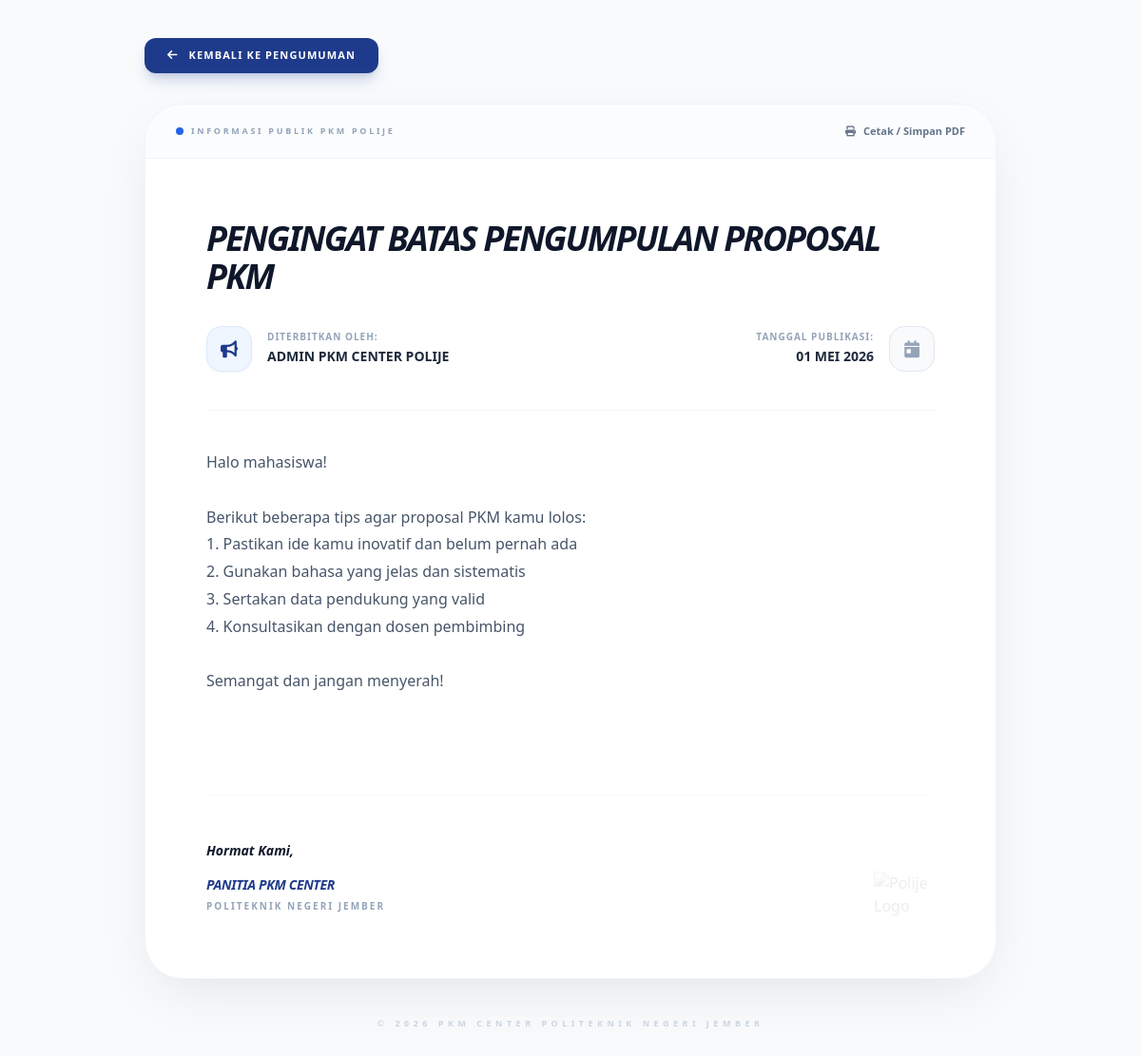
The app's page /page/detail_pengumuman.php?id=2 with its own data.
### tables this page shows
CREATE TABLE `pesan` (
  `id_pesan` int NOT NULL,
  `judul_pesan` varchar(255) NOT NULL,
  `tujuan_pesan` enum('Semua','Mahasiswa','Dosen') NOT NULL,
  `isi_pesan` longtext NOT NULL,
  `tgl_kirim` timestamp NULL DEFAULT CURRENT_TIMESTAMP
);

### page/detail_pengumuman.php (the view, shortened to what this page needs)
<?php
require_once '../koneksi/koneksi.php';
$id = isset($_GET['id']) ? $_GET['id'] : null;
try {
    $stmt = $pdo->prepare("SELECT * FROM pesan WHERE id_pesan = :id AND tujuan_pesan IN ('Semua', 'Mahasiswa')");
    $stmt->execute([':id' => $id]);
    $pesan = $stmt->fetch(PDO::FETCH_ASSOC);
} catch (PDOException $e) {
    die("Kesalahan database: " . $e->getMessage());
}
function tgl_indo($timestamp) {
    $bulan = [
        1 => 'Januari', 'Februari', 'Maret', 'April', 'Mei', 'Juni',
        'Juli', 'Agustus', 'September', 'Oktober', 'November', 'Desember'
    ];
    $date = date('Y-m-d', strtotime($timestamp));
    $split = explode('-', $date);
    return $split[2] . ' ' . $bulan[(int)$split[1]] . ' ' . $split[0];
}
?>
<!DOCTYPE html>
<html lang="id">
<head>
    <script src="https://cdn.tailwindcss.com"></script>
    <link href="https://cdnjs.cloudflare.com/ajax/libs/font-awesome/6.0.0/css/all.min.css" rel="stylesheet">
</head>
<body class="font-sans antialiased bg-slate-50 text-slate-800">
    <main class="w-full min-h-screen pt-10 pb-20 px-4 md:px-10 flex justify-center">
        <div class="max-w-4xl w-full">
            <div class="mb-8 no-print flex justify-start">
                <a href="pengumuman.php" class="inline-flex items-center gap-3 px-6 py-2.5 bg-blue-900 text-white hover:bg-blue-800 transition-all duration-300 rounded-xl shadow-lg shadow-blue-900/20 group">
                    <i class="fas fa-arrow-left text-xs group-hover:-translate-x-1 transition-transform"></i>
                    <span class="text-[11px] font-black uppercase tracking-widest">Kembali ke Pengumuman</span>
                </a>
            </div>
            <div class="print-area bg-white rounded-[2.5rem] shadow-[0_20px_60px_-15px_rgba(0,0,0,0.1)] border border-slate-100 overflow-hidden">
                <div class="no-print bg-slate-50/50 px-8 py-5 border-b border-slate-100 flex justify-between items-center">
                    <div class="flex items-center gap-2">
                        <span class="w-2 h-2 bg-blue-600 rounded-full animate-pulse"></span>
                        <span class="text-[9px] font-black text-slate-400 uppercase tracking-[0.3em]">Informasi Publik PKM Polije</span>
                    </div>
                    <button onclick="window.print()" class="text-slate-500 hover:text-blue-900 text-[11px] font-black flex items-center gap-2 transition-all">
                        <i class="fas fa-print"></i> Cetak / Simpan PDF
                    </button>
                </div>
                <div class="p-8 md:p-16 text-left">
                    <header class="mb-10 border-b border-slate-100 pb-10">
                        <h1 class="text-2xl md:text-4xl font-black text-slate-900 leading-tight mb-8 tracking-tighter uppercase italic">
                            <?= htmlspecialchars($pesan['judul_pesan']) ?>
                        </h1>
                        <div class="flex flex-col md:flex-row md:items-center justify-between gap-6">
                            <div class="flex items-center gap-4">
                                <div class="w-12 h-12 rounded-2xl bg-blue-50 flex items-center justify-center text-blue-900 text-lg border border-blue-100 shadow-sm">
                                    <i class="fas fa-bullhorn"></i>
                                </div>
                                <div>
                                    <p class="text-[10px] font-black text-slate-400 uppercase tracking-widest leading-none mb-1.5">Diterbitkan Oleh:</p>
                                    <p class="text-sm font-black text-slate-800 uppercase">Admin PKM Center Polije</p>
                                </div>
                            </div>
                            <div class="flex items-center gap-4 md:text-right">
                                <div class="md:order-2 w-12 h-12 rounded-2xl bg-slate-50 flex items-center justify-center text-slate-400 text-lg border border-slate-200">
                                    <i class="fas fa-calendar-day"></i>
                                </div>
                                <div class="md:order-1">
                                    <p class="text-[10px] font-black text-slate-400 uppercase tracking-widest leading-none mb-1.5">Tanggal Publikasi:</p>
                                    <p class="text-sm font-black text-slate-800 uppercase"><?= tgl_indo($pesan['tgl_kirim']) ?></p>
                                </div>
                            </div>
                        </div>
                    </header>
                    <article class="text-sm md:text-base text-slate-600 antialiased">
                        <div class="text-content text-left min-h-[300px]"><?= htmlspecialchars(trim($pesan['isi_pesan'])) ?></div>
                        <div class="pt-12 flex justify-between items-end border-t border-slate-50 mt-16">
                            <div>
                                <p class="text-sm font-bold text-slate-900 italic">Hormat Kami,</p>
                                <div class="mt-4">
                                    <p class="text-sm font-black text-blue-900 uppercase tracking-tight italic">Panitia PKM Center</p>
                                    <p class="text-[10px] text-slate-400 font-bold uppercase tracking-[0.2em]">Politeknik Negeri Jember</p>
                                </div>
                            </div>
                            <div class="opacity-10 grayscale hidden md:block">
                                <img src="../image/LogoPolije.png" class="w-16" alt="Polije Logo">
                            </div>
                        </div>
                    </article>
                </div>
            </div>
            <div class="mt-10 text-center no-print">
                <p class="text-[9px] font-black text-slate-300 uppercase tracking-[0.5em]">&copy; 2026 PKM CENTER POLITEKNIK NEGERI JEMBER</p>
            </div>
        </div>
    </main>
</body>
</html>

### page/detail_pengumuman.php (style rules this page uses)
.text-content { white-space: pre-wrap; word-wrap: break-word; line-height: 1.8; }

### records on screen
pesan: judul_pesan "PENGINGAT BATAS PENGUMPULAN PROPOSAL PKM", tgl_kirim "01 MEI 2026", isi_pesan "Halo mahasiswa! Berikut beberapa tips agar proposal PKM kamu lolos: 1. Pastikan ide kamu inovatif dan belum pernah ada 2. Gunakan bahasa yang jelas dan sistematis 3. Sertakan data pendukung yang valid 4. Konsultasikan dengan dosen pembimbing Semangat dan jangan menyerah!"
